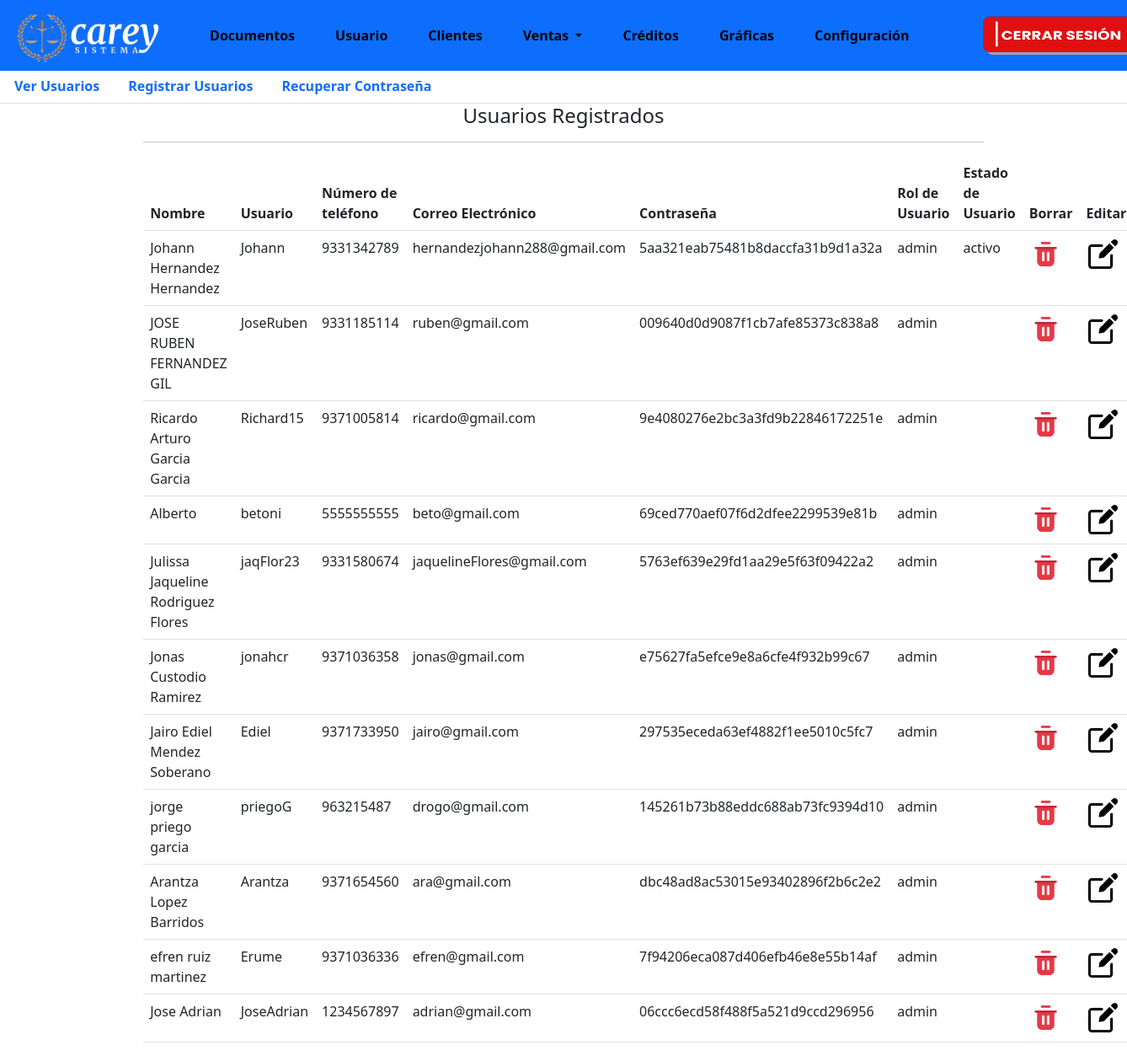
/index.php?module=usuario (signed in), run on the app's committed database.
### tables this page shows
CREATE TABLE `usuarios` (
  `id_usuarios` int(11) NOT NULL,
  `nombre_completo` varchar(50) NOT NULL,
  `nombre_usuario` varchar(30) NOT NULL,
  `telefono_usuario` varchar(10) NOT NULL,
  `correo` varchar(35) NOT NULL,
  `contrasena` varchar(32) NOT NULL,
  `rol_usuario` varchar(10) NOT NULL,
  `estatus_usuarios` varchar(15) NOT NULL,
  `estado_usuario` varchar(20) NOT NULL
);

### controller/php/CRUD.php (called while the page is built, shortened)
<?php
function Consulta($query) {
    $conexion = obtenerConexion();
    $resultado = mysqli_query($conexion, $query);
    $resultadosArray = array();
    while ($fila = mysqli_fetch_assoc($resultado)) {
        $resultadosArray[] = $fila;
    }
    return $resultadosArray;
}
?>

### modules/moduloUsuario/verUsuarios.php (the view, shortened to what this page needs)
<div class="contenido-do row">
  <br><br>
  <div class="container col-9 ">
    <h4 class="text-center">Usuarios Registrados</h4>
    <hr>
    <table class="table table-hover">
      <thead>
        <tr>
          <th scope="col">Nombre</th>
          <th scope="col">Usuario</th>
          <th scope="col">Número de teléfono</th>
          <th scope="col">Correo Electrónico</th>
          <th scope="col">Contraseña</th>
          <th scope="col">Rol de Usuario</th>
          <th scope="col">Estado de Usuario</th>
          <th scope="col">Borrar</th>
          <th scope="col">Editar</th>
        </tr>
      </thead>
      <tbody>
        <?php
        $SQL = "SELECT * FROM usuarios";
        $resultado = Consulta($SQL);
        foreach ($resultado as $fila) {
        ?>
          <form action="controller/php/controlVerUsuarios.php" method="POST">
            <tr>
              <td><?php echo $fila['nombre_completo']; ?></td>
              <td><?php echo $fila['nombre_usuario']; ?></td>
              <td><?php echo $fila['telefono_usuario']; ?></td>
              <td><?php echo $fila['correo']; ?></td>
              <td><?php echo $fila['contrasena']; ?></td>
              <td><?php echo $fila['rol_usuario']; ?></td>
              <td><?php echo $fila['estado_usuario']; ?></td>
              <td>
                <button type="button" class="btn" data-bs-toggle="modal"
                data-bs-target="#ModalEliminar<?php echo $fila['id_usuarios']; ?>" style="width: 40px; height: 40px; display: flex; justify-content: center; align-items: center;">
                  <img src="assets/image/trash.png" width="35" height="35">
                </button>
              </td>
          <td>
            <button type="button" class="btn" data-bs-toggle="modal" data-bs-target="#exampleModal<?php echo $fila['id_usuarios']; ?>" style="width: 40px; height: 40px; display: flex; justify-content: center; align-items: center;">
              <img src="assets/image/edit.png" width="35" height="35">
            </button>
          </td>
          </tr>
          </form>
      	  <?php
        }
        ?>
      </tbody>
    </table>
  </div>
</div>

### css/EstilosBoton.css (style rules this page uses)
.container { width: 100%; }

### data on the page
usuarios: nombre_completo "Johann Hernandez Hernandez", nombre_usuario "Johann", telefono_usuario "9331342789", correo "hernandezjohann288@gmail.com", contrasena "5aa321eab75481b8daccfa31b9d1a32a", rol_usuario "admin", estado_usuario "activo"
usuarios: nombre_completo "JOSE RUBEN FERNANDEZ GIL", nombre_usuario "JoseRuben", telefono_usuario "9331185114", correo "ruben@gmail.com", contrasena "009640d0d9087f1cb7afe85373c838a8", rol_usuario "admin"
usuarios: nombre_completo "Ricardo Arturo Garcia Garcia", nombre_usuario "Richard15", telefono_usuario "9371005814", correo "ricardo@gmail.com", contrasena "9e4080276e2bc3a3fd9b22846172251e", rol_usuario "admin"
usuarios: nombre_completo "Alberto", nombre_usuario "betoni", telefono_usuario "5555555555", correo "beto@gmail.com", contrasena "69ced770aef07f6d2dfee2299539e81b", rol_usuario "admin", $fila['id_usuarios'] 4 (drawn)
usuarios: nombre_completo "Julissa Jaqueline Rodriguez Flores", nombre_usuario "jaqFlor23", telefono_usuario "9331580674", correo "jaquelineFlores@gmail.com", contrasena "5763ef639e29fd1aa29e5f63f09422a2", rol_usuario "admin"
usuarios: nombre_completo "Jonas Custodio Ramirez", nombre_usuario "jonahcr", telefono_usuario "9371036358", correo "jonas@gmail.com", contrasena "e75627fa5efce9e8a6cfe4f932b99c67", rol_usuario "admin"
usuarios: nombre_completo "Jairo Ediel Mendez Soberano", nombre_usuario "Ediel", telefono_usuario "9371733950", correo "jairo@gmail.com", contrasena "297535eceda63ef4882f1ee5010c5fc7", rol_usuario "admin"
usuarios: nombre_completo "jorge priego garcia", nombre_usuario "priegoG", telefono_usuario "963215487", correo "drogo@gmail.com", contrasena "145261b73b88eddc688ab73fc9394d10", rol_usuario "admin"
usuarios: nombre_completo "Arantza Lopez Barridos", nombre_usuario "Arantza", telefono_usuario "9371654560", correo "ara@gmail.com", contrasena "dbc48ad8ac53015e93402896f2b6c2e2", rol_usuario "admin"
usuarios: nombre_completo "efren ruiz martinez", nombre_usuario "Erume", telefono_usuario "9371036336", correo "efren@gmail.com", contrasena "7f94206eca087d406efb46e8e55b14af", rol_usuario "admin"
usuarios: nombre_completo "Jose Adrian", nombre_usuario "JoseAdrian", telefono_usuario "1234567897", correo "adrian@gmail.com", contrasena "06ccc6ecd58f488f5a521d9ccd296956", rol_usuario "admin"
